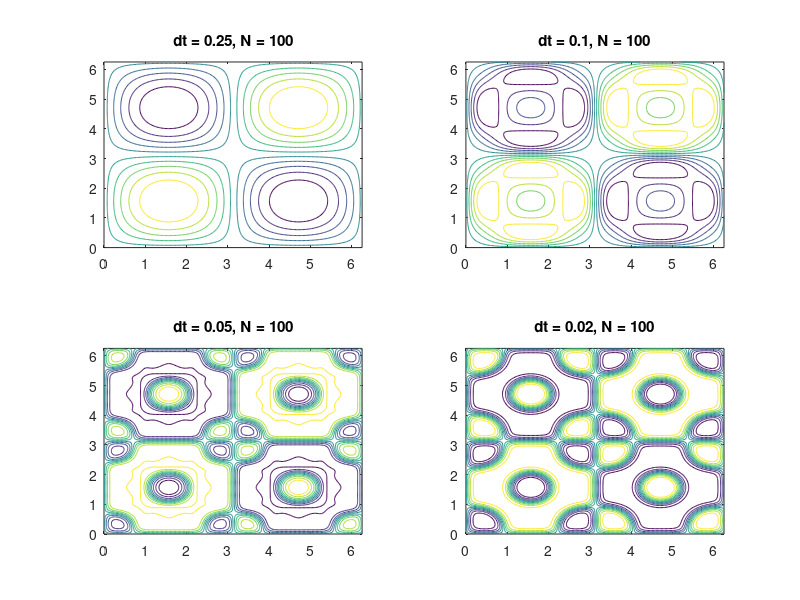

This chart was generated by the following MATLAB code:
%Cahn-Hilliard equation
%parameter initialization
%2N + 1 is the number of the points, [a,b] is the domain, dt is the time step, eps is the parameter, u0=u(x,0)
%t is the beginning time, T is the ending time
NN = [20 ,40, 80, 160];
tt = [0.25,0.1,0.05,0.02];
for Np = 1:4
N = 100;
a = 0; b = 2 * pi ; dt = tt(Np); h = (b - a) / (2 * N + 1);
x = h * (0 : 2 * N)'; y = h * (0 : 2 * N)';
eps = 0.01; u0 = 0.05 * sin(x) * sin(y');
%u0 = 2 * rand(2 * N + 1) - 1;
t = 0; T = 2;

%initialization
%w is the nonlinear term, hatu is the spectral of u, A is the (p^2 + q^2) matrix
%W1,W2 is the translation matrix for fft
wp = u0 - u0.^3;
j = -N : N;
j = j .^ 2;
A = ones(2 * N + 1,1) * j + j' * ones(1, 2 * N + 1);
up = u0;
j = 0 : 2 * N;
W1 = (exp(-2 * pi * N / (2 * N + 1) * j' * 1i) * exp(-2 * pi * N / (2 * N + 1) * j * 1i));
W2 = (exp(2 * pi * N / (2 * N + 1) * j' * 1i) * exp(2 * pi * N / (2 * N + 1) * j * 1i));
hatup = ifft2(u0 .* W1);
flag = 0;

%Iteration, *p shows the value of time t, *n shows the value of time t+dt
while t < T 
    
    
    %calculate the spectral of w
    hatwp = ifft2(wp .* W1);
    
    %update the spectral of u
    hatun = (hatup  + dt * A .* hatwp ) ./ (1 + eps * dt * A.^2);
    
    %transform the spectral to physical space, update u and w
    un = real(fft2(hatup) .* W2);
    wn = un - un.^3;
    
    %record residual
    res = max(abs(un - up));
    
    %time developing
    t = t + dt; up = un; wp = wn; hatup = hatun;
    
    %plot images
    %if floor(t * 7.5) == flag
    %    subplot(4,4,flag + 1);
    %    imagesc(x,y,up);
    %    title(['t = ',num2str(t)]);
    %    flag = flag + 1;
    %end
end
   subplot(2,2,Np);
   contour(x,y,up);
   title(['dt = ',num2str(dt), ', N = ', num2str(N)]);
end
%take in the end point
X=[x;b];
Y=[y;b];
U=[up up(1:2*N+1,1);up(1,1:2*N+1) up(1,1)];

%plot contour line
%contour(X,Y,U);


        